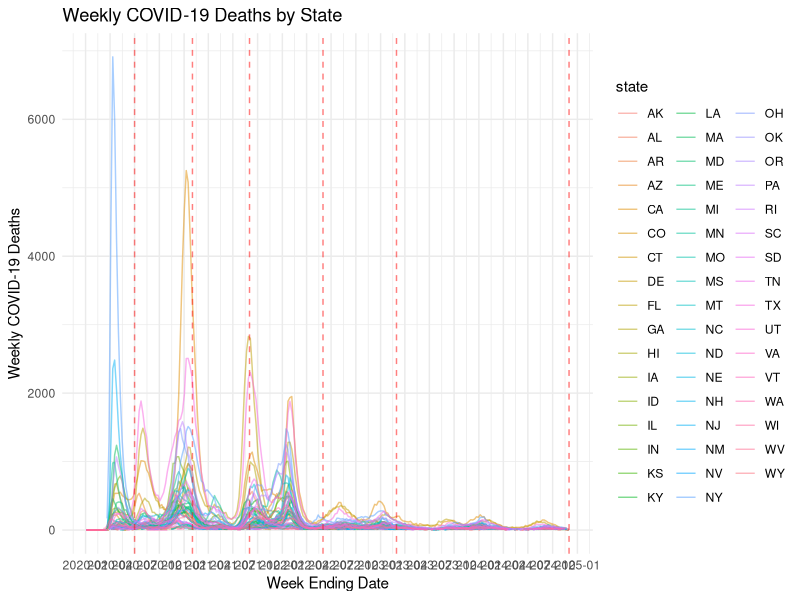
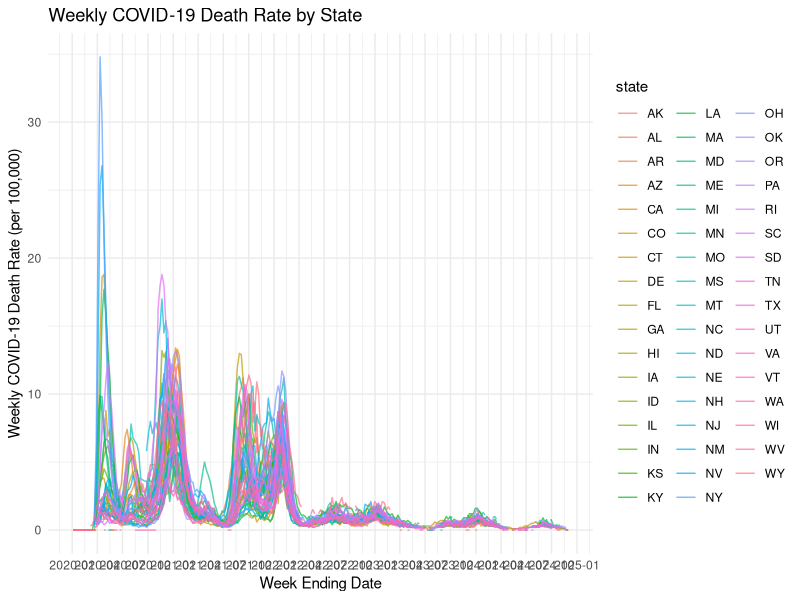
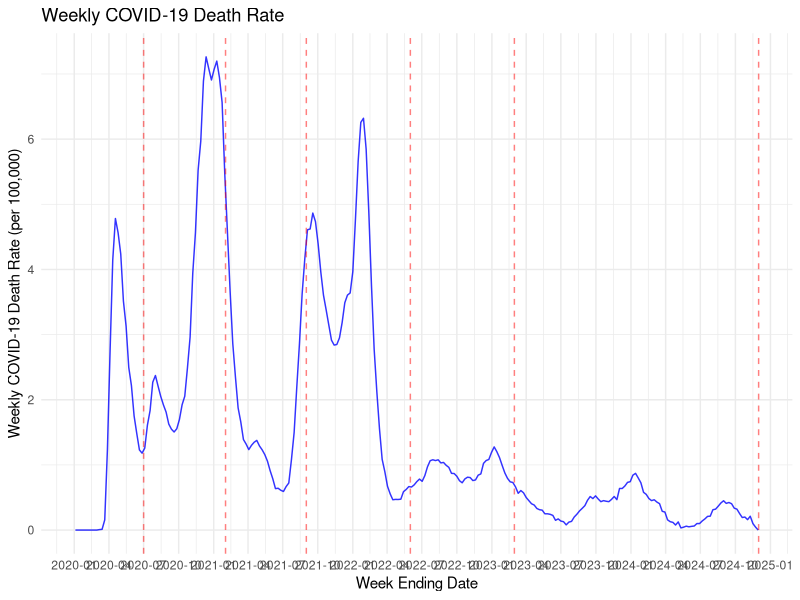

The R source for these figures, in order:

library(readr)
library(ggplot2)
library(dplyr)


covid_data <- read_csv("covid_data_filtered.csv")

covid_data$week_ending_date <- as.Date(covid_data$week_ending_date, format = "%Y/%m/%d")

p1 <- ggplot(covid_data, aes(x = week_ending_date, y = COVID_deaths_weekly, group = state)) +
  geom_line(aes(color = state), alpha = 0.5) +
  labs(title = "Weekly COVID-19 Deaths by State",
       x = "Week Ending Date",
       y = "Weekly COVID-19 Deaths") +
  theme_minimal() +
  scale_x_date(date_breaks = "3 months", date_labels = "%Y-%m") +
  geom_vline(xintercept = as.Date("2020-07-01"), linetype = "dashed", color = "red", alpha = 0.5) +
  geom_vline(xintercept = as.Date("2021-02-01"), linetype = "dashed", color = "red", alpha = 0.5) +
  geom_vline(xintercept = as.Date("2021-09-01"), linetype = "dashed", color = "red", alpha = 0.5) +
  geom_vline(xintercept = as.Date("2022-06-01"), linetype = "dashed", color = "red", alpha = 0.5) +
  geom_vline(xintercept = as.Date("2023-03-01"), linetype = "dashed", color = "red", alpha = 0.5) +
  geom_vline(xintercept = as.Date("2024-12-01"), linetype = "dashed", color = "red", alpha = 0.5)


print(p1)

p2 <- covid_data %>%
  group_by(state, week_ending_date) %>%
  summarise(weekly_death_rate = mean(crude_COVID_rate_weekly, na.rm = TRUE)) %>%
  ungroup() %>%
  ggplot(aes(x = week_ending_date, y = weekly_death_rate, color = state)) +
  geom_line(alpha = 0.7) +
  labs(title = "Weekly COVID-19 Death Rate by State",
       x = "Week Ending Date",
       y = "Weekly COVID-19 Death Rate (per 100,000)") +
  theme_minimal() +
  scale_x_date(date_breaks = "3 months", date_labels = "%Y-%m")


print(p2)


p3 <- covid_data %>%
  group_by(week_ending_date) %>%
  summarise(weekly_death_rate = mean(crude_COVID_rate_weekly, na.rm = TRUE)) %>%
  ggplot(aes(x = week_ending_date, y = weekly_death_rate)) +
  geom_line(color = "blue", alpha = 0.8) +
  labs(title = "Weekly COVID-19 Death Rate",
       x = "Week Ending Date",
       y = "Weekly COVID-19 Death Rate (per 100,000)") +
  theme_minimal() +
  scale_x_date(date_breaks = "3 months", date_labels = "%Y-%m") +
  geom_vline(xintercept = as.Date("2020-07-01"), linetype = "dashed", color = "red", alpha = 0.5) +
  geom_vline(xintercept = as.Date("2021-02-01"), linetype = "dashed", color = "red", alpha = 0.5) +
  geom_vline(xintercept = as.Date("2021-09-01"), linetype = "dashed", color = "red", alpha = 0.5) +
  geom_vline(xintercept = as.Date("2022-06-01"), linetype = "dashed", color = "red", alpha = 0.5) +
  geom_vline(xintercept = as.Date("2023-03-01"), linetype = "dashed", color = "red", alpha = 0.5) +
  geom_vline(xintercept = as.Date("2024-12-01"), linetype = "dashed", color = "red", alpha = 0.5)


print(p3)